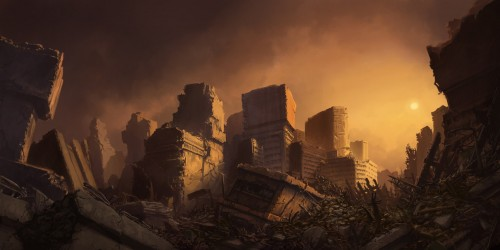
#> input picture image3.jpg, 500 x 250 px
$ python exp6.py
#> lines starting #> are read from the running program, lines starting #| are printed output that depends on the picture; after the words box and inside, x2 and y2 are one past the last pixel; in counts of white or black regions, pixels touching at a corner belong together
## write a python program to compute an image histogram and pixel manipulation like inversion, brightness, adjustment and thresholding in image processing

import cv2
import numpy as np
import matplotlib.pyplot as plt

def load_and_resize(image_path, size=(400, 400)):
#> called with image_path = 'image3.jpg', size = (400, 400)
    image = cv2.imread(image_path, cv2.IMREAD_GRAYSCALE)
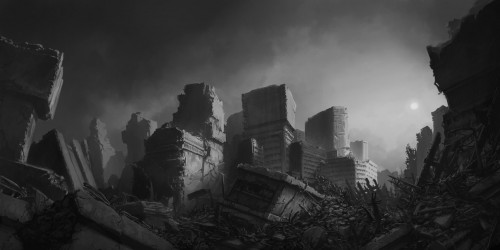
#> image: shape (250, 500); min 3, max 226, mean 58.9
    if image is None:
        raise ValueError(f"Could not load image at {image_path}")
    return cv2.resize(image, size)
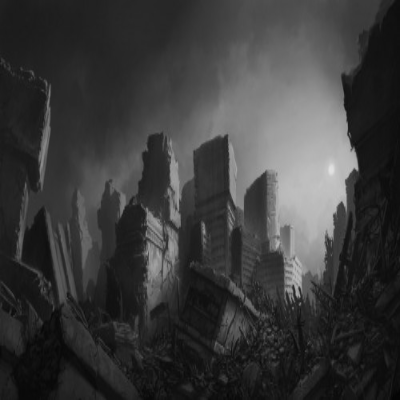
#> returned value: shape (400, 400); min 3, max 225, mean 58.8

def compute_histogram(image):
    hist = cv2.calcHist([image], [0], None, [256], [0, 256])
#> hist = 256 values, max 3390 at index 28, min 0 at index 0, mean 625
    plt.figure()
    plt.title("Grayscale Histogram")
    plt.xlabel("Bins")
    plt.ylabel("Number of Pixels")
    plt.plot(hist)
    plt.xlim([0, 256])
    plt.show()
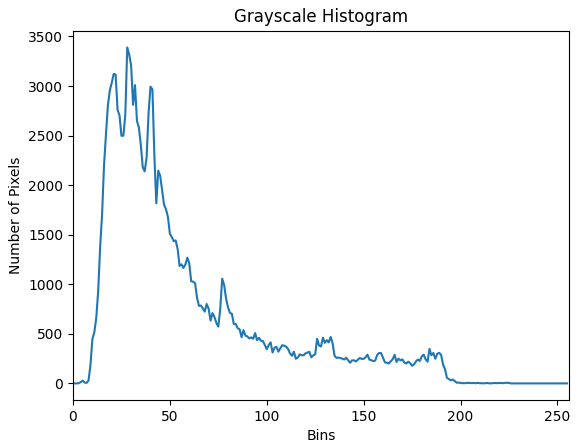
#> figure drawn by matplotlib, 1 panel; curve peaks at x = 28, y = 3390


def perform_pixel_operations(image):
    inverted_img = 255- image
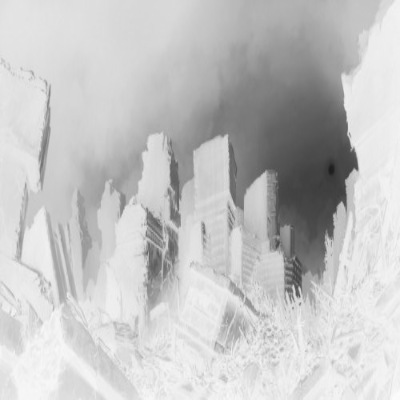
#> inverted_img: shape (400, 400); min 30, max 252, mean 196.2
    bright_img = cv2.add(image, 50)
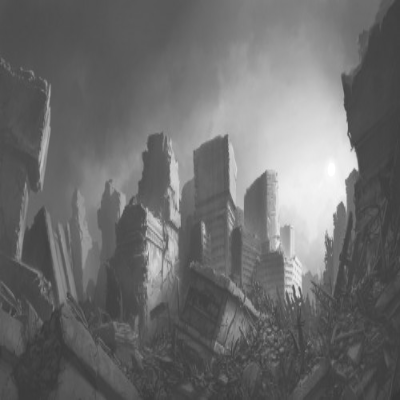
#> bright_img: shape (400, 400); min 53, max 255, mean 108.8
    _, thresholded_img = cv2.threshold(image, 127, 255, cv2.THRESH_BINARY)
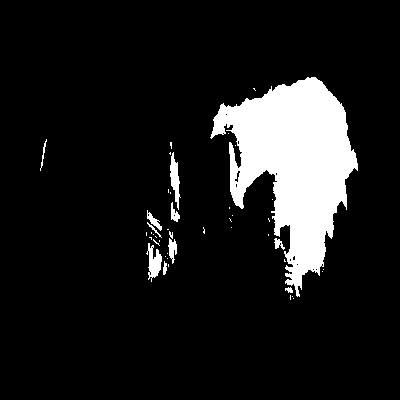
#> thresholded_img: shape (400, 400); 10.9% white; 45 white regions (34 under 20 px), largest, box (x1, y1, x2, y2) and area: (210, 77, 358, 297) 16152, (146, 243, 162, 282) 325, (170, 152, 181, 210) 309

    return {
        'Original': image,
        'Inverted': inverted_img,
        'Brightness Adjusted': bright_img,
        'Thresholded': thresholded_img
    }

def display_images(images_dict):
    for name, img in images_dict.items():
        cv2.imshow(name, img)
    cv2.waitKey(0)
    cv2.destroyAllWindows()

if __name__ == "__main__":
    image_path = "image3.jpg"  # Change to actual image path

    try:
        img = load_and_resize(image_path)
        compute_histogram(img)
        results = perform_pixel_operations(img)
#> results = 4 items
        display_images(results)
#> the loop in display_images, `for name, img in images_dict.items():` made 4 passes
#> name on passes 1 to 4: 'Original', 'Inverted', 'Brightness Adjusted', 'Thresholded'
    except ValueError as e:
        print(e)
